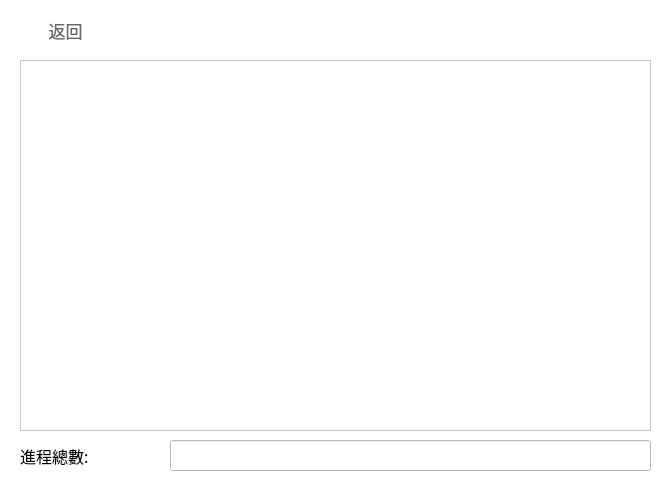
    <widget class="QWidget" name="Process_widget" native="true">
     <property name="geometry">
      <rect>
       <x>170</x>
       <y>50</y>
       <width>671</width>
       <height>481</height>
      </rect>
     </property>
     <property name="font">
      <font>
       <family>Microsoft YaHei</family>
       <pointsize>11</pointsize>
       <stylestrategy>PreferAntialias</stylestrategy>
      </font>
     </property>
     <property name="styleSheet">
      <string notr="true">background-color:rgba(255, 255, 255,240);</string>
     </property>
     <widget class="QPushButton" name="Process_Tools_Back">
      <property name="geometry">
       <rect>
        <x>10</x>
        <y>10</y>
        <width>111</width>
        <height>41</height>
       </rect>
      </property>
      <property name="sizePolicy">
       <sizepolicy hsizetype="Minimum" vsizetype="Minimum">
        <horstretch>0</horstretch>
        <verstretch>0</verstretch>
       </sizepolicy>
      </property>
      <property name="font">
       <font>
        <family>Microsoft YaHei</family>
        <pointsize>13</pointsize>
        <stylestrategy>PreferAntialias</stylestrategy>
       </font>
      </property>
      <property name="focusPolicy">
       <enum>Qt::StrongFocus</enum>
      </property>
      <property name="styleSheet">
       <string notr="true">QPushButton
{
	border:none;
	background-color:rgba(0,0,0,0);
	color:rgba(60,60,60,200);
}
QPushButton:hover
{
    color:rgba(60,60,60,255);
}
</string>
      </property>
      <property name="text">
       <string>返回</string>
      </property>
      <property name="icon">
       <iconset>
        <normaloff>:/icon/Icon/exit2.png</normaloff>:/icon/Icon/exit2.png</iconset>
      </property>
      <property name="iconSize">
       <size>
        <width>20</width>
        <height>20</height>
       </size>
      </property>
      <property name="checkable">
       <bool>false</bool>
      </property>
     </widget>
     <widget class="QListView" name="Process_list">
      <property name="geometry">
       <rect>
        <x>20</x>
        <y>60</y>
        <width>631</width>
        <height>371</height>
       </rect>
      </property>
      <property name="font">
       <font>
        <family>Microsoft YaHei</family>
       </font>
      </property>
      <property name="styleSheet">
       <string notr="true">QWidget::item
{
background-color: rgba(50,50,50,30);
color:black;
border: transparent;
border-bottom: 1px solid #dbdbdb;
padding: 5px;
}
QWidget::item:hover
{
background-color: rgba(50,50,50,40);
}
QListView
{
outline: none;
}</string>
      </property>
      <property name="autoScroll">
       <bool>true</bool>
      </property>
      <property name="editTriggers">
       <set>QAbstractItemView::NoEditTriggers</set>
      </property>
      <property name="tabKeyNavigation">
       <bool>true</bool>
      </property>
      <property name="showDropIndicator" stdset="0">
       <bool>true</bool>
      </property>
      <property name="dragDropOverwriteMode">
       <bool>true</bool>
      </property>
      <property name="dragDropMode">
       <enum>QAbstractItemView::NoDragDrop</enum>
      </property>
      <property name="defaultDropAction">
       <enum>Qt::IgnoreAction</enum>
      </property>
      <property name="alternatingRowColors">
       <bool>false</bool>
      </property>
      <property name="selectionMode">
       <enum>QAbstractItemView::ExtendedSelection</enum>
      </property>
      <property name="selectionBehavior">
       <enum>QAbstractItemView::SelectRows</enum>
      </property>
      <property name="textElideMode">
       <enum>Qt::ElideRight</enum>
      </property>
      <property name="verticalScrollMode">
       <enum>QAbstractItemView::ScrollPerItem</enum>
      </property>
     </widget>
     <widget class="QLabel" name="Process_Total_title">
      <property name="geometry">
       <rect>
        <x>20</x>
        <y>435</y>
        <width>141</width>
        <height>41</height>
       </rect>
      </property>
      <property name="font">
       <font>
        <family>Microsoft YaHei</family>
        <pointsize>12</pointsize>
        <weight>50</weight>
        <bold>false</bold>
       </font>
      </property>
      <property name="styleSheet">
       <string notr="true"/>
      </property>
      <property name="text">
       <string>進程總數:</string>
      </property>
      <property name="alignment">
       <set>Qt::AlignLeading|Qt::AlignLeft|Qt::AlignVCenter</set>
      </property>
     </widget>
     <widget class="QLineEdit" name="Process_Total_View">
      <property name="geometry">
       <rect>
        <x>170</x>
        <y>440</y>
        <width>481</width>
        <height>31</height>
       </rect>
      </property>
      <property name="font">
       <font>
        <family>Microsoft YaHei</family>
        <pointsize>11</pointsize>
        <stylestrategy>PreferAntialias</stylestrategy>
       </font>
      </property>
      <property name="readOnly">
       <bool>true</bool>
      </property>
     </widget>
    </widget>
